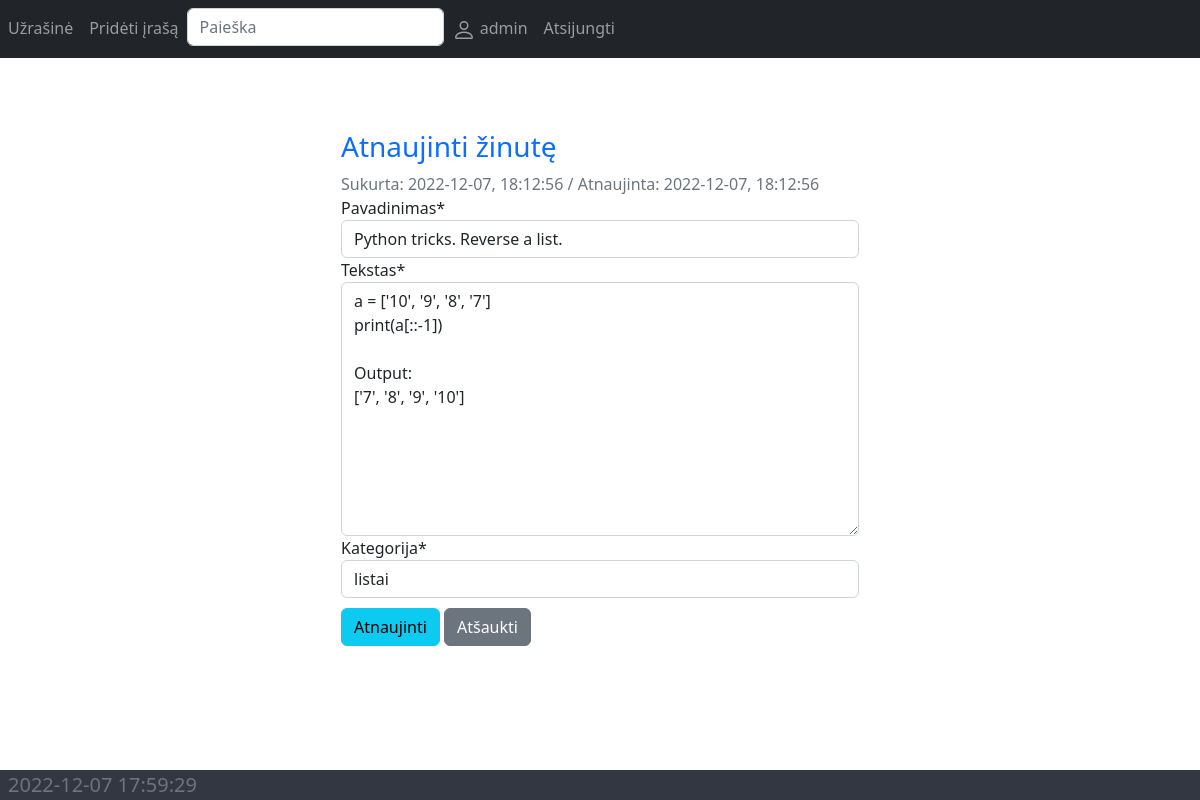
Screenshot of /update/2/ (signed in) with the database file from the repository.
### notes/models.py (models this page shows, shortened)
class Irasas(models.Model):
    pavadinimas = models.CharField(max_length=70, null=False)
    tekstas = models.TextField(null=False)
    kategorija = models.CharField(max_length=40, null=False)
    vartotojas = models.ForeignKey(User, on_delete=models.CASCADE)
    sukurta = models.DateTimeField(auto_now_add=True)
    atnaujinta = models.DateTimeField(auto_now=True)
    class Meta:
        verbose_name = 'Įrašas'
        verbose_name_plural = 'Įrašai'

### notes/views.py (the view, shortened to what this page needs)
# urls.py: path('update/<int:id>/', views.update, name='update'),
@login_required
def update(request, id):
    atnaujinti_irasa = Irasas.objects.get(id=id)
    form = IrasoAtnaujinimoForma(instance=atnaujinti_irasa)
    context = {
        'irasas': atnaujinti_irasa,
        'form': form
    }
    return render(request, 'notes/update.html', context)

### notes/forms.py
class IrasoAtnaujinimoForma(forms.ModelForm):
    class Meta:
        model = Irasas
        fields = ['pavadinimas', 'tekstas', 'kategorija']

### notes/templates/notes/update.html (shortened to what this page needs)
{% extends 'base.html' %}
{% load crispy_forms_tags %}
{% block content %}
<div class="container">
    <div class="form">
        <h3 class="text-primary">Atnaujinti žinutę</h3>
        <form action="" method="POST">
            {% if irasas %}
            <span class="text-muted">
                Sukurta: {{ irasas.sukurta|date:'Y-m-d, H:m:s' }} /
                Atnaujinta: {{ irasas.atnaujinta|date:'Y-m-d, H:m:s' }}
            </span>
            {% endif %}
            {{ form | crispy }}
            <button type="submit" class="btn btn-info">Atnaujinti</button>
            <a href="{% url 'main' %}" class="btn btn-secondary">Atšaukti</a>
        </form>
    </div>
</div>
{% endblock %}

### templates/base.html (shortened to what this page needs)
{% load static %}
<!DOCTYPE html>
<html lang="en">
<head>
    <link rel="stylesheet" href="https://cdn.jsdelivr.net/npm/bootstrap@5.2.3/dist/css/bootstrap.min.css">
    <link rel="stylesheet" href="{% static 'css/style.css' %}">
</head>
<body id="bg" style="">
    <header class="fixed-header">
        <nav class="navbar navbar-expand navbar-dark bg-dark">
            <ul class="nav navbar-nav">
                {% if user.is_authenticated %}
                <li class="nav-item active">
                    <a class="nav-link" href="{% url 'main' %}">Užrašinė</span></a>
                </li>
                <li class="nav-item">
                    <a class="nav-link add" href="#">Pridėti įrašą</a>
                </li>
                <li>
                    <form class="d-flex" role="search" action="{% url 'search' %}" method="get">
                        <input class="form-control" name="query" type="search" placeholder="Paieška" aria-label="Search">
                    </form>
                </li>
                <li class="nav-item">
                    <a class="nav-link add" href="{% url 'profile' %}">
                        {{user.get_username}}
                    </a>
                </li>
                <li class="nav-item">
                    <a class="nav-link add" href="{% url 'logout' %}">Atsijungti</a>
                </li>
                {% endif %}
            </ul>
        </nav>
    </header>
    {% block content %}
    {% endblock %}
    <footer class="fixed-footer">
        <div class="lead text-muted py-0 ">
            <span id="time"></span>
        </div>
    </footer>
</body>
</html>

### notes/static/css/style.css (style rules this page uses)
.form { width:50%; margin:50px auto; padding: 20px; background-color: white; }
.btn { margin-top: 10px; }
body { padding-top: 60px; padding-bottom: 40px; }
.fixed-header, .fixed-footer { width: 100%; position: fixed; }
.fixed-header { top: 0; }
.fixed-footer { color: white; background: #333741; bottom: 0; }
#time { padding: 8px; }

### rows the page displays
Irasas: sukurta "2022-12-07, 18:12:56", atnaujinta "2022-12-07, 18:12:56", pavadinimas "Python tricks. Reverse a list.", tekstas "a = ['10', '9', '8', '7'] print(a[::-1]) Output: ['7', '8', '9', '10']", kategorija "listai"

### other values shown
{{ user.get_username }} "admin"
